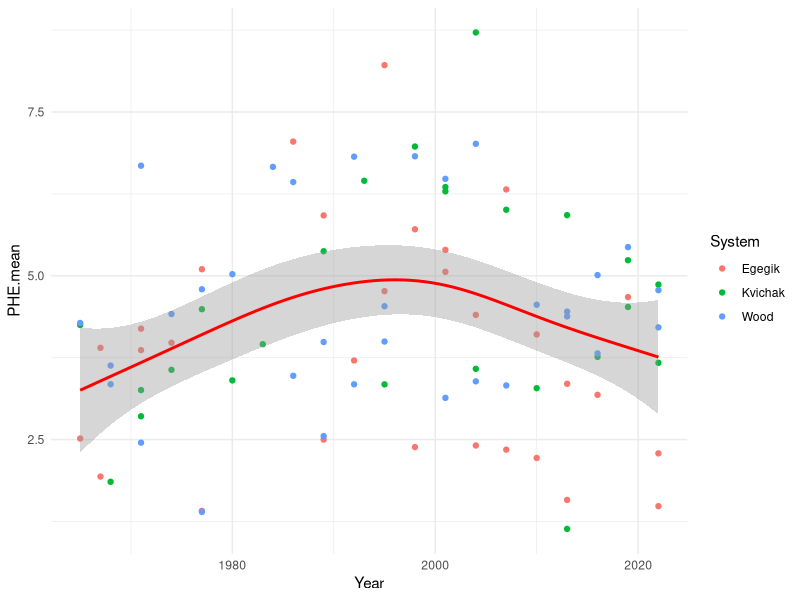
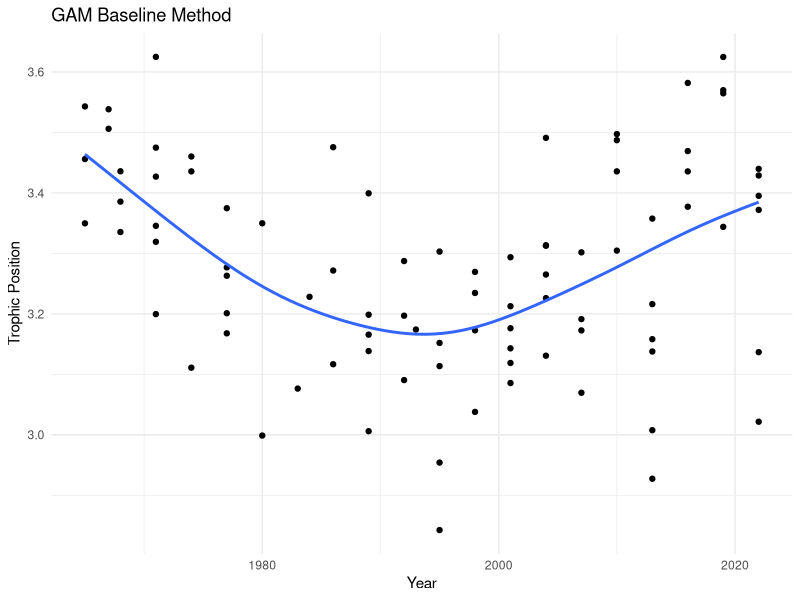
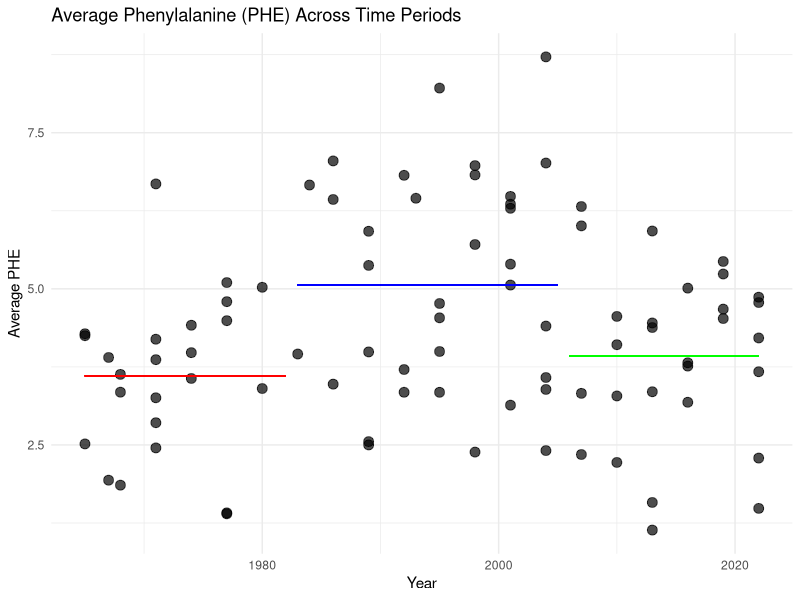
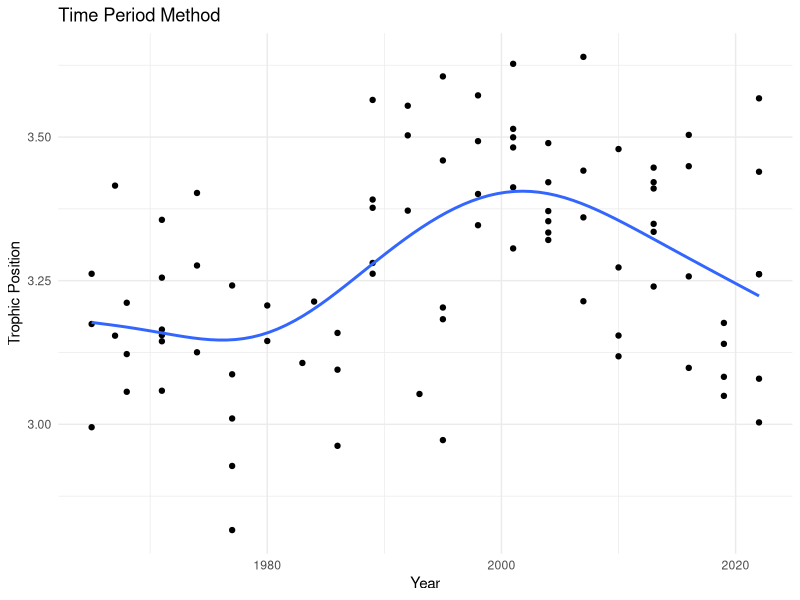
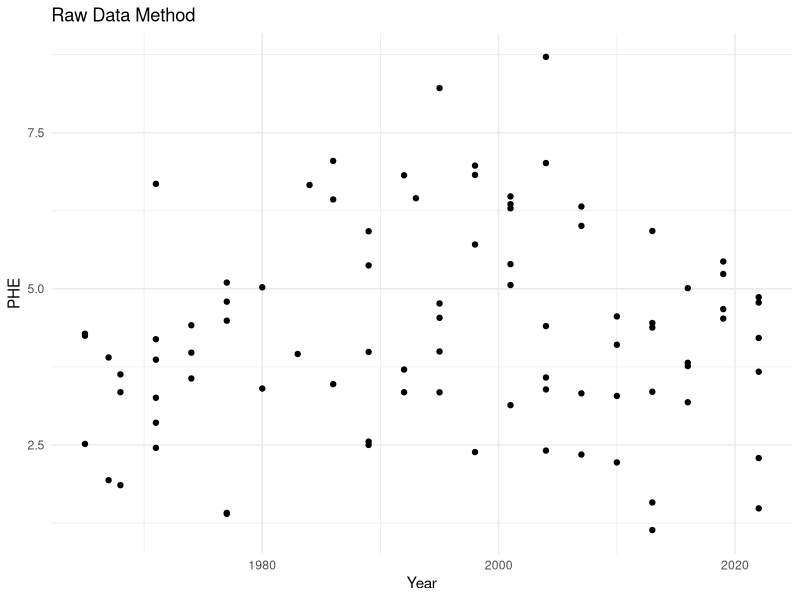
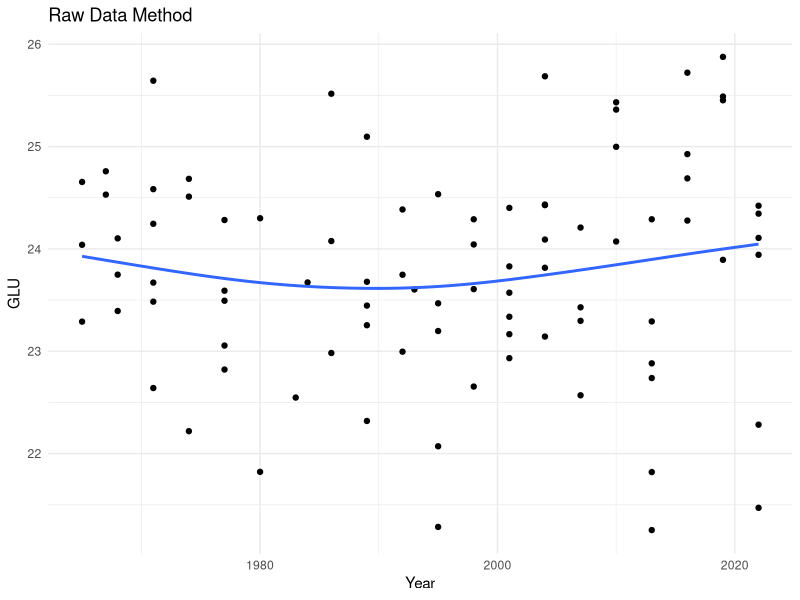
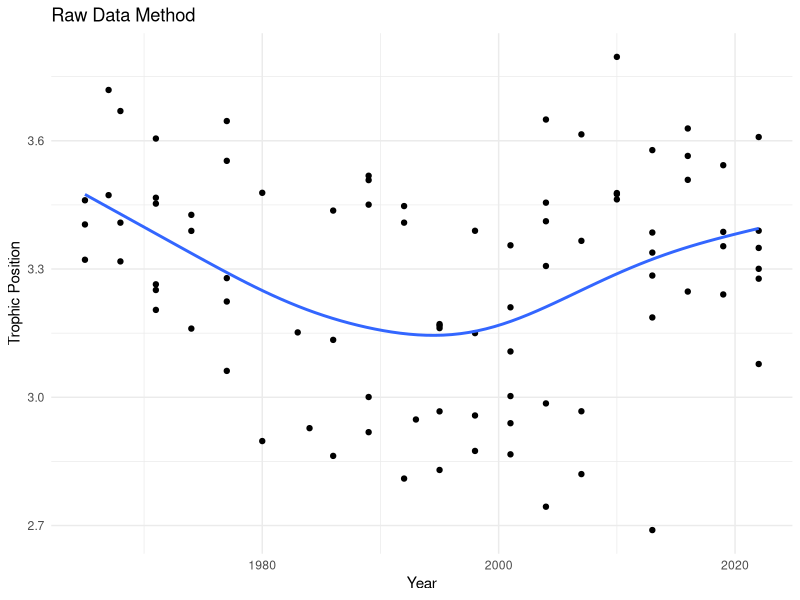
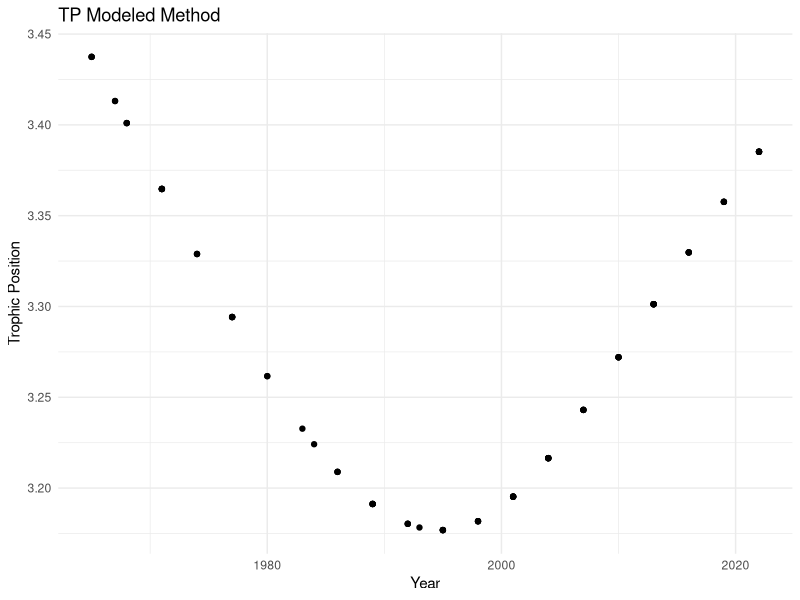

Write R code to recreate these figures, in order.
setwd("~/Documents/GitHub/CSIA_lab_work/data/final")

# Load packages
library(tidyverse)
library(mgcv)

# Load data
data <- read.csv(file = "trophic_position.csv")

#define beta and TDF values
beta <- 3.4 #commonly used constant
TDF <- 7.06 #from Lerner et al 2020

#### GAM Method ####
# Plot of PHE with smooth GAM 
ggplot(data, aes(x = Year, y = PHE.mean, col = System)) +
  geom_point() +
  geom_smooth(method = "gam", formula = y ~ s(x), col = "red") +
  theme_minimal()

# Run GAM on PHE through time 
gam_model_phe <- gam(PHE.mean ~ s(Year), data = data) 
summary(gam_model_phe)

# Plot of TP with smooth GAM as PHE baseline
ggplot(data, aes(x = Year, y = TP.GAM.Method)) + 
  geom_point() +
  geom_smooth(method = "gam", formula = y ~ s(x), se = FALSE) +
  theme_minimal() + 
  labs(title = "GAM Baseline Method", x = "Year", y = "Trophic Position")


#### Time Period Method ####
# Average PHE for three time periods (periods based on plot)
period1 <- data[data$Year >= 1965 & data$Year <= 1982,]
period2 <- data[data$Year >= 1983 & data$Year <= 2005,]
period3 <- data[data$Year >= 2006 & data$Year <= 2022,]

# average PHE for each period
avg_phe1 <- period1$PHE.mean %>% mean(na.rm = TRUE)
avg_phe2 <- period2$PHE.mean %>% mean(na.rm = TRUE)
avg_phe3 <- period3$PHE.mean %>% mean(na.rm = TRUE)

# Plot of PHE with averages for each time period 
ggplot(data = data, aes(x = Year, y = PHE.mean)) +
  geom_point(size = 3, alpha = 0.7) +
  geom_segment(x = 1965, xend = 1982, y = avg_phe1, yend = avg_phe1, color = "red") +
  geom_segment(x = 1983, xend = 2005, y = avg_phe2, yend = avg_phe2, color = "blue") +
  geom_segment(x = 2006, xend = 2022, y = avg_phe3, yend = avg_phe3, color = "green") +
  labs(title = "Average Phenylalanine (PHE) Across Time Periods",
       x = "Year",
       y = "Average PHE") +
  theme_minimal()

# Plot of TP using average PHE baseline
ggplot(data, aes(x = Year, y = TP.Average.Method)) + 
  geom_point() +
  geom_smooth(method = "gam", formula = y ~ s(x), se = FALSE) +
  theme_minimal() + 
  labs(title = "Time Period Method", x = "Year", y = "Trophic Position")


#### Raw Data Method ####
# Plot PHE
ggplot(data, aes(Year, PHE.mean)) + 
  geom_point() + 
  theme_minimal() + 
  labs(title = "Raw Data Method", x = "Year", y = "PHE")

# Plot GLU
ggplot(data, aes(Year, GLU.mean)) + 
  geom_point() + 
  geom_smooth(method = "gam", formula = y ~ s(x), se = FALSE) +
  theme_minimal() + 
  labs(title = "Raw Data Method", x = "Year", y = "GLU")

# Plot of TP using raw data pairs as baseline
ggplot(data, aes(Year, Trophic.Position)) + 
  geom_point() + 
  geom_smooth(method = "gam", formula = y ~ s(x), se = FALSE) + 
  theme_minimal() + 
  labs(title = "Raw Data Method", x = "Year", y = "Trophic Position")


#### Modeling both PHE and GLU to predict TP ####
# Calculating GLU GAM model 
gam_model_glu <- gam(GLU.mean ~ s(Year), data = data) 
summary(gam_model_glu)

newdata.phe <- data.frame(Year = data$Year) #predict PHE from GAM
newdata.phe$PHE.predicted <- predict(gam_model_phe, newdata = newdata.phe)
newdata.glu <- data.frame(Year = data$Year) #predict PHE from GAM 
newdata.glu$GLU.predicted <- predict(gam_model_glu, newdata = newdata.glu)

# Calculate TP based on modeled PHE and modeled GLU
TP.mod.met <- 1 + ((newdata.glu$GLU.predicted - newdata.phe$PHE.predicted - beta)/TDF)

# Add to data frame 
data$TP.MOD.Method <- TP.mod.met

# Plot
ggplot(data, aes(Year, TP.MOD.Method)) + 
  geom_point() + 
  theme_minimal() + 
  labs(title = "TP Modeled Method", x = "Year", y = "Trophic Position")




